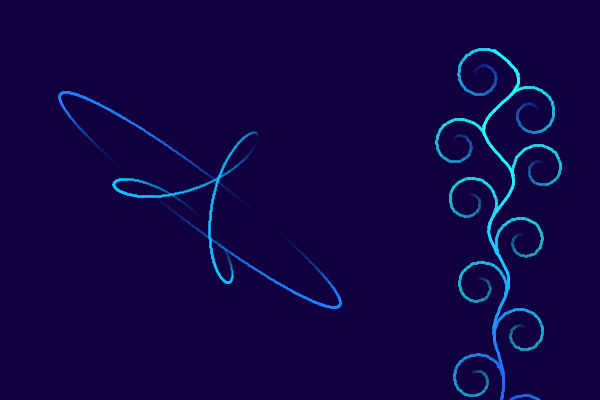
Frame 1 (no input)
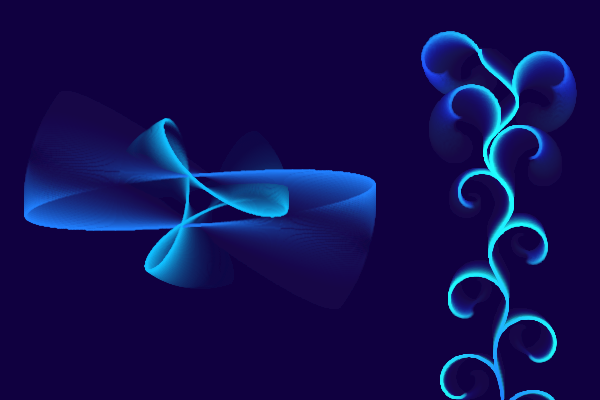
Frame 60 (the mouse pressed at the canvas centre just before this capture)
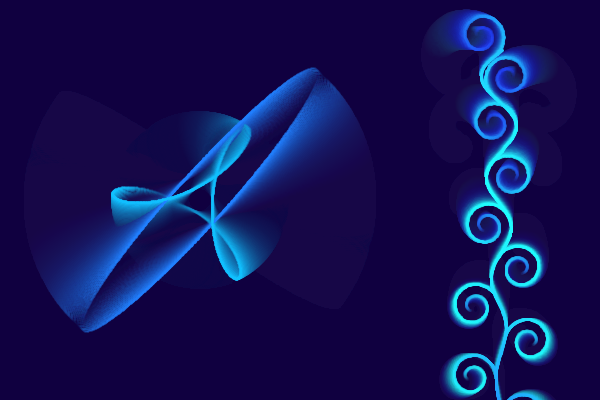
Frame 120 (the mouse held since frame 60 and released just before this capture)

The Processing sketch that drew these frames (run headless with seeded random() and noise(); from frame 60 on, the mouse is pressed at the canvas centre):

// Processing sketch: sine
// ── sine.pde
float animSpeed = 1.0f;
color bgColor = color(16, 0, 64, 16);

Crown crown;
Crown crownTwo;

Branch branch;

void setup(){
	size(600, 400);
	background(bgColor);
	fill(bgColor);

  	crown = new Crown(200,200,100,1000,1);
  	crownTwo = new Crown(200,200,50,1000,2);

  	branch = new Branch(new PVector(500,50),100,10);

  	crown.SetColor(32,128,255);
  	crownTwo.SetColor(16,192,255);
}

void draw(){
	strokeWeight(0);
	rect(-10, -10, width + 10, height + 10);
	//background(0);

  	animSpeed +=0.1f;
  	strokeWeight(3);
  	branch.Draw(animSpeed);
	strokeWeight(2);
  	crown.Update(animSpeed);
  	crown.Draw(animSpeed);
  	crownTwo.Update(-animSpeed);
  	crownTwo.Draw(-animSpeed);
	
}
// ── Branch.pde
class Branch{
	PVector offsett;
	int spiralEvery = 10;

	float sinCurveClimb = 20;
	float sinCurvestep = 20;
	float sinCurveFreq = 0.25f;
	float step;

	int numberOfPoints = 100;
	int flip = 1;
	float spiralExpand = 1;
	float spiralRadius = 25.0;
	float spiralStep = 0.1;
	float spiralBias = 1;

	public float red = 32;
	public float green = 64;
	public float blue = 255;

	Branch(PVector offsett, int numberOfPoints, int spiralEvery){
		this.offsett = offsett;
		this.sinCurvestep = height / (float)(numberOfPoints-1.0f);
		this.step = 1 / (float)(numberOfPoints-1.0f);
		print(sinCurvestep);
	}

	void Draw(float animValue){
		stroke(32,192,192);
		int a = 0;

		PVector pOne = new PVector();
		PVector pTwo = new PVector();

		int flip = 1;



		for(int b = 1; b < numberOfPoints; b++){

			float c = 95 + (95 * sin(PI * a * step + animValue));
  			stroke(color(red, green + c, blue, 255));



			pOne.set(sin(a * sinCurveFreq - animValue *0.25) * sinCurveClimb *(numberOfPoints - a) * step, a * sinCurvestep);
			pTwo.set(sin(b * sinCurveFreq - animValue *0.25) * sinCurveClimb *(numberOfPoints - a) * step, b * sinCurvestep);

			pOne.add(offsett);
			pTwo.add(offsett);

			line(pOne.x, pOne.y, pTwo.x, pTwo.y);

			//Spiral down
			if(a % spiralEvery == 1){

				PVector normal = new PVector(pOne.x - pTwo.x, pOne.y -pTwo.y); 
				normal.set(normal.y, normal.x * -1);
				normal.normalize();

				if(flip < 0){
					normal.x *=-1;
					normal.y *=-1;
				}	
				SpiralFromAnchor(1 + sin(animValue * sinCurveFreq) * 0.5, pOne.x, pOne.y, normal.x, normal.y, flip, a, animValue);
				flip *=-1;
			}
			a=b;
		}
	}

	void SpiralFromAnchor(float curveing, float offX, float offY, float normalX, float normalY, int flip, int cAnim, float animValue){
		

		float shrinkS;
		PVector pOne = new PVector(0, 0);
		PVector pTwo = new PVector(normalX * spiralExpand, normalY * spiralExpand);

		PVector nMod = new PVector(0, 1);
		PVector n = new PVector(normalX, normalY);
		//line(offX, offY, offX+n.x*100, offY+n.y*100 );
		float angle = new PVector().angleBetween(nMod, n);
		if(n.x > 0){
			angle *=-1;
		}

		pushMatrix();
		translate(offX + n.x * spiralRadius * curveing, offY + n.y * spiralRadius * curveing); 
		rotate(angle);

		float curv = (curveing * -0.5f +1);
		int a = 0;
		for(int b = 1; b < numberOfPoints; b++){
			float c = 95 + (95 * sin(PI * (cAnim - a) * step + animValue));
  			stroke(color(red, green + c, blue, 2 * numberOfPoints - 255f * b * step));

			shrinkS = spiralRadius * step * a -spiralRadius;
			pOne.x = sin(step * spiralRadius * a * flip * curv) * shrinkS * curveing;
			pOne.y = cos(step * spiralRadius * a * flip * curv) * shrinkS * curveing;

			shrinkS = spiralRadius * step * b -spiralRadius;
			pTwo.x = sin(step * spiralRadius * b * flip * curv) * shrinkS * curveing;
			pTwo.y = cos(step * spiralRadius * b * flip * curv) * shrinkS * curveing;

			line(pOne.x, pOne.y, pTwo.x, pTwo.y);
			a=b;
		}
		popMatrix();
  }
}
// ── Crown.pde
class Crown{

	public float posX;
	public float posY;
	public float radius;

	public int knorrNum;
	public PVector[] points;
	public float step;
	public float animTimeMul = 0.25f;

	public float red = 255;
	public float green = 255;
	public float blue = 255;

	public Crown(){
		this.posX = 0;
		this.posY = 0;
		this.radius = 100;
		this.knorrNum = 0;
		this.points = new PVector[1000];

		for(int i = 0; i < points.length; i++){
			points[i] = new PVector();
		}
		this.step = 1.0f / (points.length-1);
	}

	public Crown(float posX, float posY, float radius, int itt, int knorr){
		this.posX = posX;
		this.posY = posY;
		this.radius = radius;

		this.points = new PVector[itt];
		this.knorrNum = knorr;

		for(int i = 0; i < points.length; i++){
			points[i] = new PVector(0,0);
		}
		this.step = 1.0f / (points.length-1);
		Update(0);
	}
  	
  	public void Update(float delta){
  		for(int i = 0; i < points.length; i++){
  							//Circel										//knorr											
  			points[i].x = sin(i * 2 * PI * step + delta * animTimeMul) * radius + cos(i * step * knorrNum * 2 * PI) * radius *0.75f;
  			points[i].y = cos(i * 2 * PI * step + delta * animTimeMul) * radius + sin(i * step * knorrNum * 2 * PI) * radius *0.75f;

  			points[i].add(posX, posY); 			
  		}
  	}

  	public void SetColor(float r, float  g, float b){
  		this.red = r;
  		this.green = g;
  		this.blue = b;
  	}

  	public void Draw(float anim){
  		int a = 0;
  		float fourStep = step * 4;
  		
  		for(int b = 1; b < points.length; b++){
  			float c = 128 + (127 * sin(PI * a * fourStep + anim));
  			stroke(color(red, green, blue, c));
  			line(points[a].x, points[a].y, points[b].x, points[b].y);
  			a = b;
  		}
  	}
}

// ── Heart.pde
class Heart {
	
	public PVector pos;

	public PVector[] points;

	public float pointStep  = 1;

	//public float a = 0.8f;

	public Heart(float posX, float posY, int numOfPoints){
		this.pos = new PVector(posX, posY);
		this.points = new PVector[numOfPoints];

		for(int i = 0; i < numOfPoints; i++){
			points[i] = new PVector();
		}
	}

	public void Update(float a) {

		float start = -2;
		float step = (1 / points.length) * 4 - start;

		for(int i = 0; i < points.length; i++){
			float x = i*step;
			points[i].set(x, pow(x, 2/3) + 0.9f * pow(3.3f - pow(x, 2), 1/2) * sin(a * PI * x));
		}	
	}

	public void Draw(){
		pushMatrix();
		translate(pos.x, pos.y);

		int a = 0;
		for(int b = 0; b < points.length; b++){
			line(points[a].x * pointStep, points[a].y * pointStep, points[b].x * pointStep, points[b].y * pointStep);
			a = b;
		}

		//line(0,0,100,100);

		popMatrix();
	}
}
